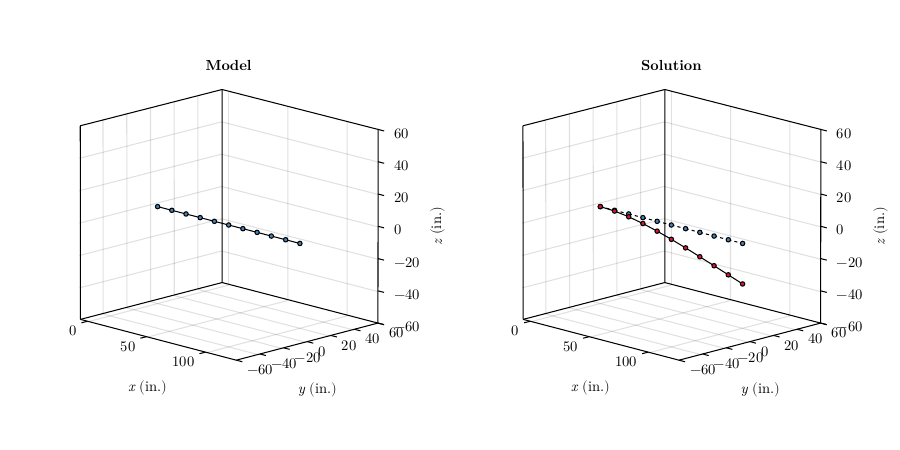

This chart was generated by the following Julia code:
using Hephaestus
using CairoMakie
CairoMakie.activate!(type = "svg")
CairoMakie.set_theme!(theme_latexfonts())

model = Model()

add_node!(model, 1 , 0  * 12, 0, 0)
add_node!(model, 2 , 1  * 12, 0, 0)
add_node!(model, 3 , 2  * 12, 0, 0)
add_node!(model, 4 , 3  * 12, 0, 0)
add_node!(model, 5 , 4  * 12, 0, 0)
add_node!(model, 6 , 5  * 12, 0, 0)
add_node!(model, 7 , 6  * 12, 0, 0)
add_node!(model, 8 , 7  * 12, 0, 0)
add_node!(model, 9 , 8  * 12, 0, 0)
add_node!(model, 10, 9  * 12, 0, 0)
add_node!(model, 11, 10 * 12, 0, 0)

add_material!(model, 1, 29000, 0.3, 0.000290)

add_section!(model, 1, 9.16, 180, 180, 359)

add_element!(model, 1 , 1 , 2 , 1, 1)
add_element!(model, 2 , 2 , 3 , 1, 1)
add_element!(model, 3 , 3 , 4 , 1, 1)
add_element!(model, 4 , 4 , 5 , 1, 1)
add_element!(model, 5 , 5 , 6 , 1, 1)
add_element!(model, 6 , 6 , 7 , 1, 1)
add_element!(model, 7 , 7 , 8 , 1, 1)
add_element!(model, 8 , 8 , 9 , 1, 1)
add_element!(model, 9 , 9 , 10, 1, 1)
add_element!(model, 10, 10, 11, 1, 1)

add_support!(model, 1 , true , true, true , true, true , true)
add_support!(model, 2 , false, true, false, true, false, true)
add_support!(model, 3 , false, true, false, true, false, true)
add_support!(model, 4 , false, true, false, true, false, true)
add_support!(model, 5 , false, true, false, true, false, true)
add_support!(model, 6 , false, true, false, true, false, true)
add_support!(model, 7 , false, true, false, true, false, true)
add_support!(model, 8 , false, true, false, true, false, true)
add_support!(model, 9 , false, true, false, true, false, true)
add_support!(model, 10, false, true, false, true, false, true)
add_support!(model, 11, false, true, false, true, false, true)

add_dist_load!(model, 1 , 0, 0, -1)
add_dist_load!(model, 2 , 0, 0, -1)
add_dist_load!(model, 3 , 0, 0, -1)
add_dist_load!(model, 4 , 0, 0, -1)
add_dist_load!(model, 5 , 0, 0, -1)
add_dist_load!(model, 6 , 0, 0, -1)
add_dist_load!(model, 7 , 0, 0, -1)
add_dist_load!(model, 8 , 0, 0, -1)
add_dist_load!(model, 9 , 0, 0, -1)
add_dist_load!(model, 10, 0, 0, -1)

solution = solve(model, O1EAnalysis())

begin
    F = Figure(size = 72 .* (12, 6))

    A = Axis3(F[1, 1],
        title       = "Model",
        xlabel      = L"$x$ (in.)", xlabelrotation = 0,
        ylabel      = L"$y$ (in.)", ylabelrotation = 0,
        zlabel      = L"$z$ (in.)", zlabelrotation = +π / 2,
        limits      = (nothing, nothing, -60, +60, -60, +60),
        aspect      = :data,
        azimuth     = -π / 4, elevation = +π / 12,
        protrusions = 60)

    plotmodel!(A, model)

    A = Axis3(F[1, 2],
        title       = "Solution",
        xlabel      = L"$x$ (in.)", xlabelrotation = 0,
        ylabel      = L"$y$ (in.)", ylabelrotation = 0,
        zlabel      = L"$z$ (in.)", zlabelrotation = +π / 2,
        limits      = (nothing, nothing, -60, +60, -60, +60),
        aspect      = :data,
        azimuth     = -π / 4, elevation = +π / 12,
        protrusions = 60)

    plotsolution!(A, model, solution,
        scale = 5)

    display(F)
end

save("docs/src/assets/QuickStart.pdf", F)